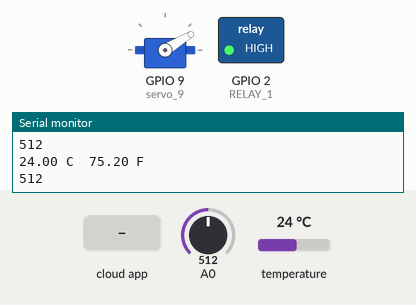
Bench run of a sketch on a simulated ESP8266 (NodeMCU). Parts: servo, switched loads named in the sketch (green lamp = pin HIGH), the last lines printed to the serial monitor. Inputs (shaded band) come from the test bench; at power-on: A0 = 512, temperature 24 °C. WiFi joins after 1.5 s; servers stay silent unless stated; the Firebase database answers and starts empty.

Above: at 7.8 s.
7.9 s: the phone or cloud app sets filterEnabled to 1
At 8.09 s:
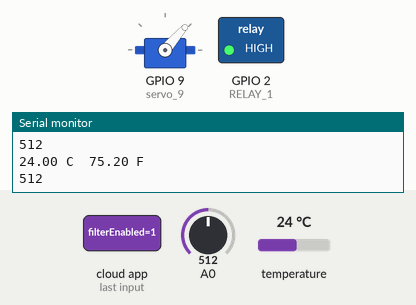
At 13.3 s:
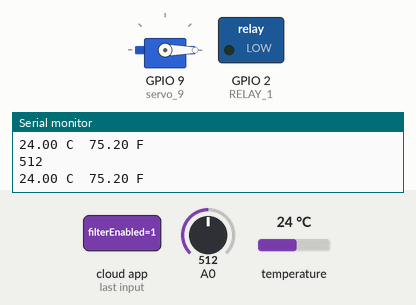
Timing chart, 0 to 29.5 s (numbered marks = the images above; inputs shaded):
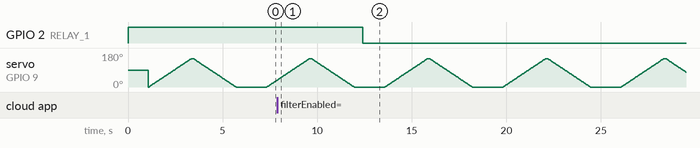

The sketch:

arduino-code.ino
```cpp
#include <OneWire.h>
#include <DallasTemperature.h>
#include <Servo.h>
#include <ESP8266WiFi.h>
#include <FirebaseArduino.h>

#define ONE_WIRE_BUS 8
#define RELAY_ON 0
#define RELAY_OFF 1
#define RELAY_1  2
#define FIREBASE_HOST "pervasive-software-engineering-default-rtdb.firebaseio.com"
#define FIREBASE_AUTH "AIzaSyBrqMObXKSIfeZvwGex4oIh0K1wkFJGaEU"
#define WIFI_SSID "Bng"
#define WIFI_PASSWORD "bng010101"

OneWire oneWire(ONE_WIRE_BUS);

DallasTemperature sensors(&oneWire);

Servo servo_9;

int n = 0;
float Celsius = 0;
float Fahrenheit = 0;
int pos = 0;

void servo() {
  int i = 0;
  // sweep the servo from 0 to 180 degrees in steps
  // of 1 degrees
  for (pos = 0; pos <= 150; pos += 1) {
    // tell servo to go to position in variable 'pos'
    servo_9.write(pos);
    // wait 15 ms for servo to reach the position
    delay(15); // Wait for 15 millisecond(s)
  }
  delay(100);
  for (pos = 150; pos >= 0; pos -= 1) {
    // tell servo to go to position in variable 'pos'
    servo_9.write(pos);
    // wait 15 ms for servo to reach the position
    delay(15); // Wait for 15 millisecond(s)
  }
  delay(300);
}


void temperature() {
  sensors.requestTemperatures();

  Celsius = sensors.getTempCByIndex(0);
  Fahrenheit = sensors.toFahrenheit(Celsius);

  Serial.print(Celsius);
  Serial.print(" C  ");
  Serial.print(Fahrenheit);
  Serial.println(" F");
  Firebase.setFloat("/tanks/5pDz0ra1U694gHJgQTWX/data/temperature", Celsius);
}

void intensity() {
  int sensorValue = analogRead(A0);

  if (sensorValue <= 300){
    Firebase.setBool("/tanks/5pDz0ra1U694gHJgQTWX/data/filterStatus", true);
  }
  else{
    Firebase.setBool("/tanks/5pDz0ra1U694gHJgQTWX/data/filterStatus", false);
  }

  Serial.println(sensorValue);
}

void filter() {
  if (Firebase.getBool("/tanks/5pDz0ra1U694gHJgQTWX/controls/filterEnabled") == true){
    digitalWrite(RELAY_1, RELAY_ON);
  }
  else{
  }
}

void setup() {
  //  temperature sensors
  sensors.begin();
  Serial.begin(9600);

  servo_9.attach(9);

  // Set pin as output.
  pinMode(RELAY_1, OUTPUT);

  // Initialize relay one as off so that on reset it would be off by default
  digitalWrite(RELAY_1, RELAY_OFF);

  WiFi.begin(WIFI_SSID, WIFI_PASSWORD);

  Firebase.begin(FIREBASE_HOST, FIREBASE_AUTH);
}

void loop() {
  temperature();
  intensity();
  servo();
  filter();
  delay(100);
}
```

Measured:
- after the input at 7.9 s, GPIO 2 (RELAY_1): HIGH → LOW after 4.5 s
